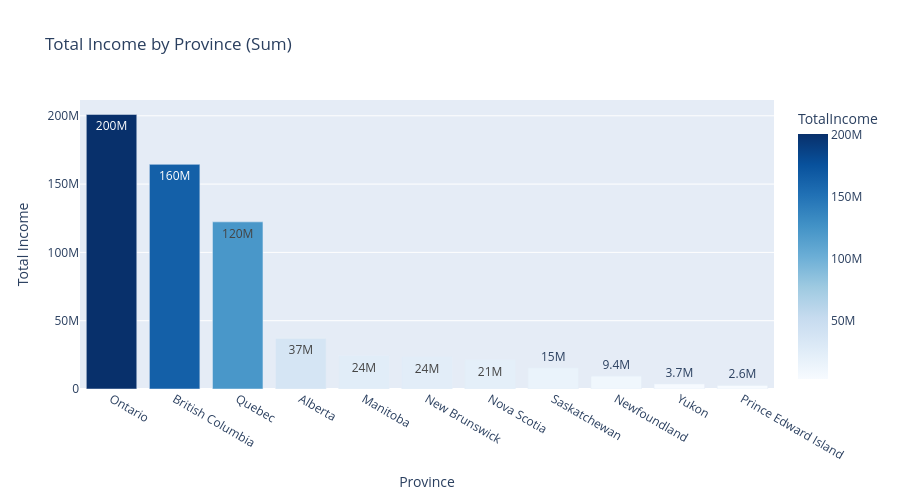

The code cell stored with this chart in its notebook:
### Markdown cell above
#### Province and Income (sum of total income by customers) Distribution

### Code cell
income_sum = (
    customers.groupby('Province or State')['Income']
    .sum()
    .reset_index(name='TotalIncome')
    .sort_values('TotalIncome', ascending=False)
)

fig = px.bar(
    income_sum,
    x='Province or State',
    y='TotalIncome',
    title='Total Income by Province (Sum)',
    text_auto='.2s',
    color='TotalIncome',
    color_continuous_scale='Blues'
)
fig.update_layout(xaxis_title='Province', yaxis_title='Total Income', height=500)
fig.show()

### Figure 1 — Plotly figure (JSON) as saved in the notebook; plotly's stock layout.template omitted (floating-point values rounded to 4 significant figures)
{"data": [{"alignmentgroup": "True", "hovertemplate": "Province or State=%{x}<br>TotalIncome=%{marker.color}<extra></extra>", "legendgroup": "", "marker": {"color": [200991960, 164464792, 122361439, 37022499, 24370219, 23735112, 21352998, 15431715, 9423686, 3725638, 2622483], "coloraxis": "coloraxis", "pattern": {"shape": ""}}, "name": "", "offsetgroup": "", "orientation": "v", "showlegend": false, "textposition": "auto", "texttemplate": "%{y:.2s}", "type": "bar", "x": ["Ontario", "British Columbia", "Quebec", "Alberta", "Manitoba", "New Brunswick", "Nova Scotia", "Saskatchewan", "Newfoundland", "Yukon", "Prince Edward Island"], "xaxis": "x", "y": [200991960, 164464792, 122361439, 37022499, 24370219, 23735112, 21352998, 15431715, 9423686, 3725638, 2622483], "yaxis": "y"}], "layout": {"barmode": "relative", "coloraxis": {"colorbar": {"title": {"text": "TotalIncome"}}, "colorscale": [[0, "rgb(247,251,255)"], [0.125, "rgb(222,235,247)"], [0.25, "rgb(198,219,239)"], [0.375, "rgb(158,202,225)"], [0.5, "rgb(107,174,214)"], [0.625, "rgb(66,146,198)"], [0.75, "rgb(33,113,181)"], [0.875, "rgb(8,81,156)"], [1, "rgb(8,48,107)"]]}, "height": 500, "legend": {"tracegroupgap": 0}, "title": {"text": "Total Income by Province (Sum)"}, "xaxis": {"anchor": "y", "domain": [0, 1], "title": {"text": "Province"}}, "yaxis": {"anchor": "x", "domain": [0, 1], "title": {"text": "Total Income"}}}}
